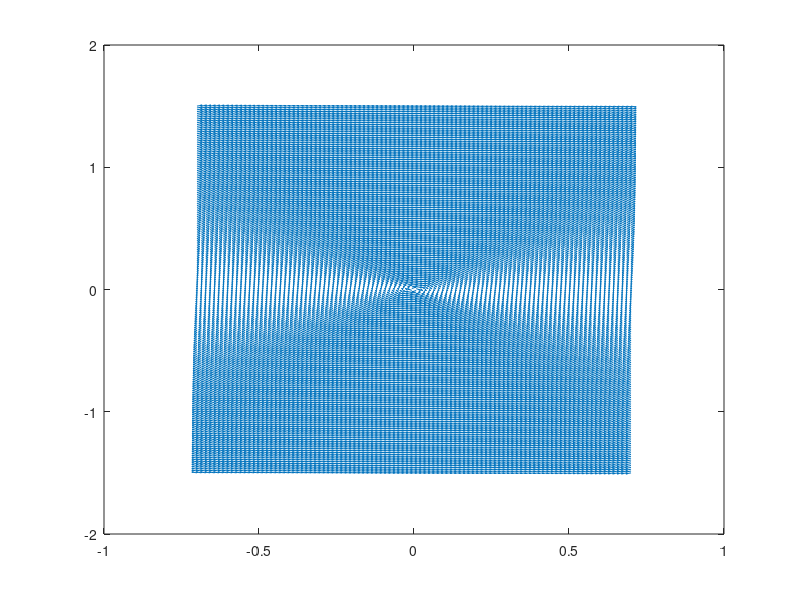

Here is the MATLAB script that generated this plot: (Note: this script raises an error after producing the figure.)
clear all
close all
rC = 1.6;
zC = 0.0;

r0 = 1;
r1 = 2.4;
z0 = -1.5
z1 = 1.5;

nR = 100;
nZ = 200;
br = zeros(nR,nZ);
by = ones(nR,nZ);
bz = zeros(nR,nZ);

r = linspace(-(r1-r0)/2,(r1-r0)/2,nR);
z = linspace(-(z1-z0)/2,(z1-z0)/2,nZ);
gridR = r + rC;
gridZ = z + zC;
[r,z] = meshgrid(r,z);
angle = atan2(z,r);

br = 0.1*sin(angle);
bz = -0.1*cos(angle);
% br = 0.4*by;
% bz = -0.4*by;
% by = 2*by;
by = 0*br+1;
bmag = sqrt(br.^2 + bz.^2);
figure(1)
quiver(r,z,br,bz)
ncid = netcdf.create(['./helixB.nc'],'NC_WRITE')
dimR = netcdf.defDim(ncid,'nR',nR);
dimZ = netcdf.defDim(ncid,'nZ',nZ);
gridRvar = netcdf.defVar(ncid,'r','float',[dimR]);
gridZvar = netcdf.defVar(ncid,'z','float',[dimZ]);
xVar = netcdf.defVar(ncid,'bx','float',[dimR dimZ]);
yVar = netcdf.defVar(ncid,'by','float',[dimR dimZ]);
zVar = netcdf.defVar(ncid,'bz','float',[dimR dimZ]);


netcdf.endDef(ncid);
netcdf.putVar(ncid, gridRvar, gridR);
netcdf.putVar(ncid, gridZvar, gridZ);
netcdf.putVar(ncid, xVar, br');
netcdf.putVar(ncid, yVar, by');
netcdf.putVar(ncid, zVar, bz');

netcdf.close(ncid);
